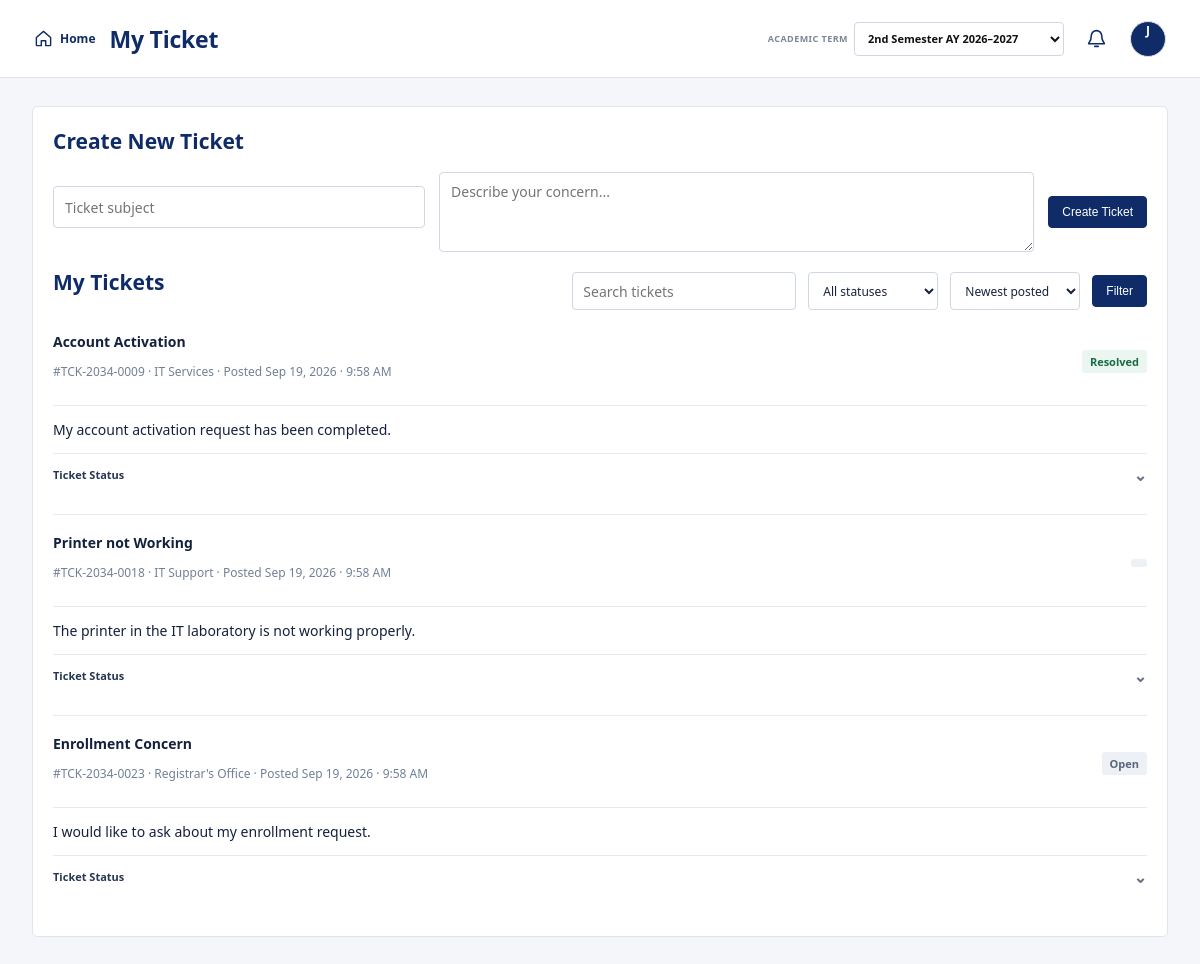
/tickets.php (signed in), run on the app's committed database.
### tables this page shows
CREATE TABLE tickets (
 id INT AUTO_INCREMENT PRIMARY KEY,
 ticket_no VARCHAR(40) UNIQUE NOT NULL,
 student_id INT NOT NULL,
 title VARCHAR(180) NOT NULL,
 description TEXT NOT NULL,
 status ENUM('Open','Ongoing','Resolved','Rejected') DEFAULT 'Open',
 office VARCHAR(100) DEFAULT 'Support Services',
 created_at TIMESTAMP DEFAULT CURRENT_TIMESTAMP,
 FOREIGN KEY (student_id) REFERENCES users(id) ON DELETE CASCADE
);

### config.php (called while the page is built, shortened)
<?php
function e($value) { return htmlspecialchars((string)$value, ENT_QUOTES, 'UTF-8'); }

### tickets.php (the view, shortened to what this page needs)
<?php
require 'config.php'; require_role('student');
try{$pdo->exec("ALTER TABLE tickets MODIFY status ENUM('Open','In Progress','Ongoing','Resolved','Rejected') NOT NULL DEFAULT 'Open'");$pdo->exec("UPDATE tickets SET status='Ongoing' WHERE status='In Progress'");$pdo->exec("ALTER TABLE tickets MODIFY status ENUM('Open','Ongoing','Resolved','Rejected') NOT NULL DEFAULT 'Open'");}catch(PDOException $e){}
$title='My Ticket';$u=$_SESSION['user'];$msg='';$error='';
try{$pdo->exec("CREATE TABLE IF NOT EXISTS ticket_updates(id INT AUTO_INCREMENT PRIMARY KEY,ticket_id INT NOT NULL,status VARCHAR(30) NOT NULL,note VARCHAR(255) NULL,created_at TIMESTAMP DEFAULT CURRENT_TIMESTAMP,FOREIGN KEY(ticket_id) REFERENCES tickets(id) ON DELETE CASCADE,INDEX(ticket_id,created_at))");}catch(PDOException $e){}
try{$pdo->exec("INSERT INTO ticket_updates(ticket_id,status,note) SELECT t.id,'Submitted','Ticket created before timeline tracking was added.' FROM tickets t LEFT JOIN ticket_updates u ON u.ticket_id=t.id WHERE u.id IS NULL");}catch(PDOException $e){}
$sort=$_GET['sort']??'newest';$status=$_GET['status']??'all';$search=trim($_GET['q']??'');$order=$sort==='oldest'?'ASC':'DESC';
$sql="SELECT * FROM tickets WHERE student_id=?";$params=[$u['id']];if($status!=='all'){$sql.=' AND status=?';$params[]=$status;}if($search!==''){$sql.=' AND (title LIKE ? OR description LIKE ? OR ticket_no LIKE ?)';$like='%'.$search.'%';array_push($params,$like,$like,$like);}$sql.=" ORDER BY created_at $order,id $order";$q=$pdo->prepare($sql);$q->execute($params);$rows=$q->fetchAll();
require 'header.php';?>
<div class="section"><h2>Create New Ticket</h2><form method="post" class="ticket-form"><input name="title" placeholder="Ticket subject" required><textarea name="description" placeholder="Describe your concern..." required></textarea><button class="btn" name="create_ticket">Create Ticket</button></form>
<div class="ticket-list-head"><h2 class="mt">My Tickets</h2><div class="ticket-tools"><form method="get" class="sort-form"><input name="q" value="<?=e($search)?>" placeholder="Search tickets"><select name="status"><option value="all" <?=$status==='all'?'selected':''?>>All statuses</option></select><select name="sort"><option value="newest" <?=$sort==='newest'?'selected':''?>>Newest posted</option></select><button class="btn" type="submit">Filter</button></form></div></div>
<?php foreach($rows as $r):?><div class="ticket ticket-expanded"><div class="card-head"><div><b><?=e($r['title'])?></b><p class="muted"><?=e($r['ticket_no'])?> · <?=e($r['office'])?> · Posted <?=date('M d, Y · g:i A',strtotime($r['created_at']))?></p></div><span class="badge <?=str_replace(' ','-',strtolower($r['status']))?>"><?=e($r['status'])?></span></div><p><?=nl2br(e($r['description']))?></p><details class="ticket-status-dropdown"><summary><span>Ticket Status</span><span class="ticket-status-chevron" aria-hidden="true">⌄</span></summary></details></div><?php endforeach;?></div>
<?php require 'footer.php';?>

### data on the page
tickets: title "Account Activation", ticket_no "#TCK-2034-0009", office "IT Services", created_at "Sep 19, 2026 · 9:58 AM", status "Resolved", description "My account activation request has been completed."
tickets: title "Printer not Working", ticket_no "#TCK-2034-0018", office "IT Support", created_at "Sep 19, 2026 · 9:58 AM", description "The printer in the IT laboratory is not working properly."
tickets: title "Enrollment Concern", ticket_no "#TCK-2034-0023", office "Registrar's Office", created_at "Sep 19, 2026 · 9:58 AM", status "Open", description "I would like to ask about my enrollment request."

### other printed values
$title "My Ticket"
substr($_SESSION['user']['name'],0,1) "J"
form field term "2nd Semester AY 2026–2027"
